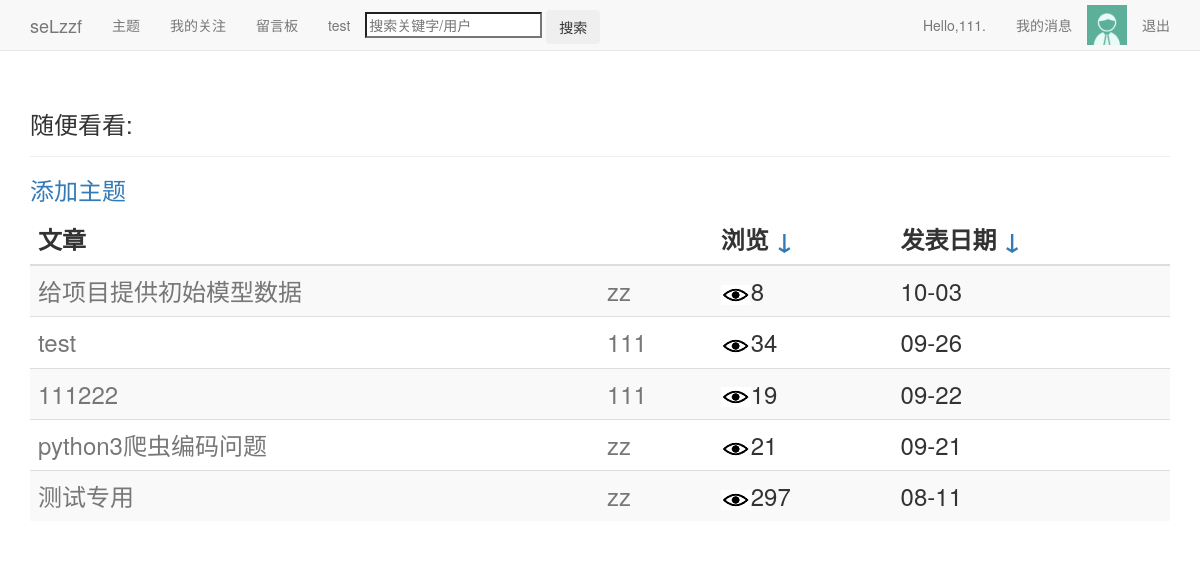
Before: /index/ (signed in) with the older database file.
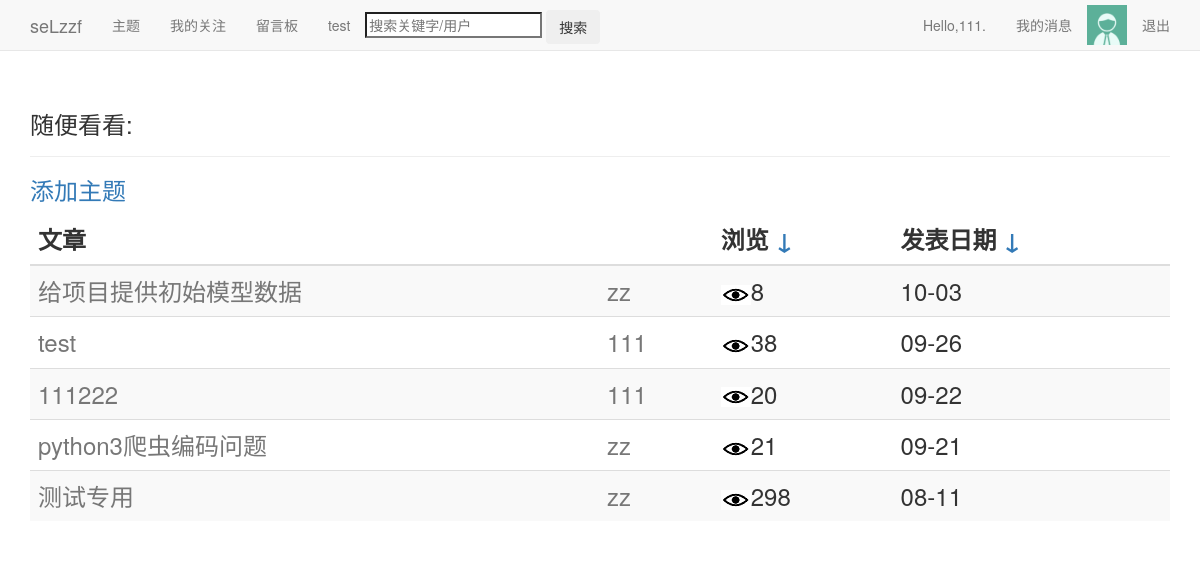
After: the same page with the newer database file.
### blogs/models.py (models this page shows, shortened)
class Theme(models.Model):
	owner=models.ForeignKey(User)
	title=models.CharField('标题',max_length=20)
	date_added=models.DateTimeField(auto_now_add=True)
	date_updated=models.DateTimeField(auto_now=True)
	设为私密=models.BooleanField(default=False)
	views=models.PositiveIntegerField(default=0)
	praises=models.PositiveIntegerField(default=0)

### blogs/views.py (the view)
# urls.py: url(r'^index/$',login_required(views.IndexView.as_view()),name='index'),
class IndexView(ListView): #基于类的视图
	model=Theme
	template_name='blogs/index.html'
	context_object_name='themes'
	def get_queryset(self):
		try:
			sort=self.request.GET['sort']
			return super().get_queryset().filter(设为私密=False).order_by('-'+sort)
		except:
			return super().get_queryset().filter(设为私密=False).order_by('-date_added')
	def get_context_data(self,**kwargs):
		context=super().get_context_data(**kwargs)
		page_user=self.request.user
		context.update({'page_user':page_user})
		return context

### blog/context_processor.py (called while the page is built)
def request_userinfo(request):
	user=request.user
	try:
		request_userinfo=Userinfo.objects.get(user=user)
		return {'request_userinfo':request_userinfo}
	except:
		return {'request_userinfo':'请登录.'}

### blogs/templates/blogs/index.html
{% extends "blogs/base.html" %}
{% load static %}
{% block header %}
  <h3>随便看看:</h3>
{% endblock header %}
{% block content %}
<div><h3>
  <table class='table table-hover table-striped'>
    <thead>
	  <tr>
	    <th>文章</th>
		<th>&nbsp </th>
		<th>浏览 <a href="?sort=views">↓</a></th>
		<th>发表日期 <a href="?sort=date_added">↓</a></th>
	  </tr>
	</thead>
	<tbody>
	  {% for theme in themes %}
	  <tr>
		<td>
		  <a style='color:#777' href="{% url 'blogs:theme' theme.owner.id theme.id %}">{{theme.title}}</a>
		</td>
		<td>
		  <a style='color:#777' href="{% url 'users:userinfo' theme.owner.id %}">{{theme.owner}}</a>
		</td>
		<td>
		  <img src="{% static 'images/views.jpg' %}"/>{{theme.views}}
		</td>
		<td>{{theme.date_added|date:'m-d'}}</td>
	  </tr>
	  {% empty %}
	    <h3>服务器好像出错了,请刷新重试或诊断网络</h3>
	  {% endfor %}
	</tbody>
</h3></div>
  {% if page_user == user %}
  <h3>
    <a href="{% url 'blogs:new_theme' %}">添加主题</a>
  </h3>
  {% endif %}
</div>
{% endblock content %}

Changed rows visible on the page:
changed Theme "test": views "34" → "38"
changed Theme (number 3 of 5 on the later page): views "19" → "20"
changed Theme "测试专用": views "297" → "298"
